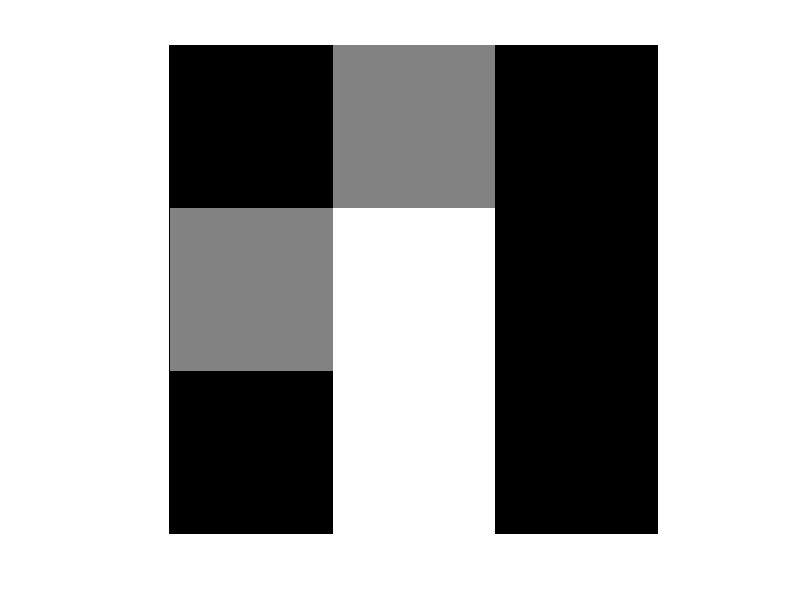

This chart was generated by the following MATLAB code:
A = ones(3,3)
imshow(A)


%%
B = zeros(3, 3)
imshow(B)


%%
A = [
    0, 1, 1;
    1, 1, 1;
    1, 1, 0;
    ];

imshow(A)
imwrite(A, "lab_01_a.tiff")

%%
B = [
    0, 128, 1;
    128, 255, 1;
    1, 500, 0
    ];

C = uint8(B);

imshow(C)
imwrite(C, "lab_01_02.png")
%%

%%

%%

%%

%%

%%


%%

%%

%%

%%

%%

